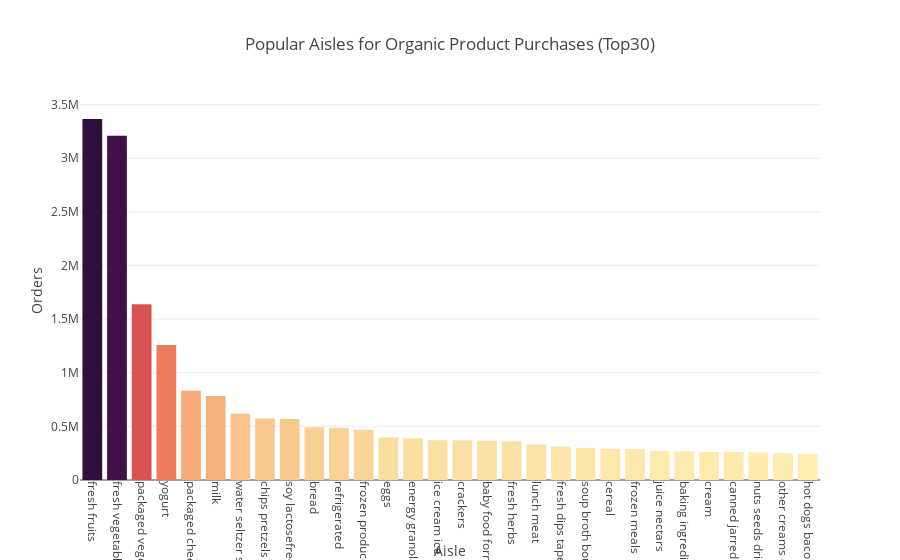

The notebook cell this image was saved under:
### Code cell
#Digging one level deeper, plotting Interactive graph on Popular Aisles (Top30)
data = df_organic_orders_product.groupby("aisle")["product_id"].count().sort_values(ascending=False).reset_index().head(30)
data.columns = ['aisle', 'total_purchases']

fig4 = px.bar(data, 
                 x='aisle', 
                 y='total_purchases', 
                 color='total_purchases', 
                 color_continuous_scale='Matter',
                 title='Popular Aisles for Organic Product Purchases (Top30)')
fig4.update_traces(
            hovertemplate='<b>Aisle:</b> %{x}<br><b>Orders:</b> %{y:,}<extra></extra>'
         )
            
fig4.update_layout(
        xaxis_title="Aisle",
        yaxis_title="Orders",
        xaxis=dict(tickangle=90),
    )
fig4.update_layout(height=400)
fig4.update_coloraxes(showscale=False)
fig4.show()

## Not sure how to make sure the x labels can all appear (It works in the dashboard but not in the notebook).

### Figure 1 — Plotly figure (JSON) as saved in the notebook; plotly's stock layout.template omitted (floating-point values rounded to 4 significant figures)
{"data": [{"alignmentgroup": "True", "hovertemplate": "<b>Aisle:</b> %{x}<br><b>Orders:</b> %{y:,}<extra></extra>", "legendgroup": "", "marker": {"color": [3365806, 3210564, 1639575, 1259798, 830981, 782724, 617484, 573461, 569458, 492238, 486022, 467743, 396610, 388393, 370791, 369374, 366234, 360951, 331833, 310437, 298742, 291121, 287636, 271560, 265872, 262108, 261416, 257900, 251359, 243326], "coloraxis": "coloraxis", "pattern": {"shape": ""}}, "name": "", "offsetgroup": "", "orientation": "v", "showlegend": false, "textposition": "auto", "type": "bar", "x": ["fresh fruits", "fresh vegetables", "packaged vegetables fruits", "yogurt", "packaged cheese", "milk", "water seltzer sparkling water", "chips pretzels", "soy lactosefree", "bread", "refrigerated", "frozen produce", "eggs", "energy granola bars", "ice cream ice", "crackers", "baby food formula", "fresh herbs", "lunch meat", "fresh dips tapenades", "soup broth bouillon", "cereal", "frozen meals", "juice nectars", "baking ingredients", "cream", "canned jarred vegetables", "nuts seeds dried fruit", "other creams cheeses", "hot dogs bacon sausage"], "xaxis": "x", "y": [3365806, 3210564, 1639575, 1259798, 830981, 782724, 617484, 573461, 569458, 492238, 486022, 467743, 396610, 388393, 370791, 369374, 366234, 360951, 331833, 310437, 298742, 291121, 287636, 271560, 265872, 262108, 261416, 257900, 251359, 243326], "yaxis": "y"}], "layout": {"autosize": true, "barmode": "relative", "coloraxis": {"colorbar": {"title": {"text": "total_purchases"}}, "colorscale": [[0, "rgb(253, 237, 176)"], [0.09091, "rgb(250, 205, 145)"], [0.1818, "rgb(246, 173, 119)"], [0.2727, "rgb(240, 142, 98)"], [0.3636, "rgb(231, 109, 84)"], [0.4545, "rgb(216, 80, 83)"], [0.5455, "rgb(195, 56, 90)"], [0.6364, "rgb(168, 40, 96)"], [0.7273, "rgb(138, 29, 99)"], [0.8182, "rgb(107, 24, 93)"], [0.9091, "rgb(76, 21, 80)"], [1, "rgb(47, 15, 61)"]], "showscale": false}, "legend": {"tracegroupgap": 0}, "title": {"text": "Popular Aisles for Organic Product Purchases (Top30)"}, "xaxis": {"anchor": "y", "autorange": true, "domain": [0, 1], "range": [-0.5, 29.5], "tickangle": 90, "title": {"text": "Aisle"}, "type": "category"}, "yaxis": {"anchor": "x", "autorange": true, "domain": [0, 1], "range": [0, 3543000.0], "title": {"text": "Orders"}, "type": "linear"}}}
